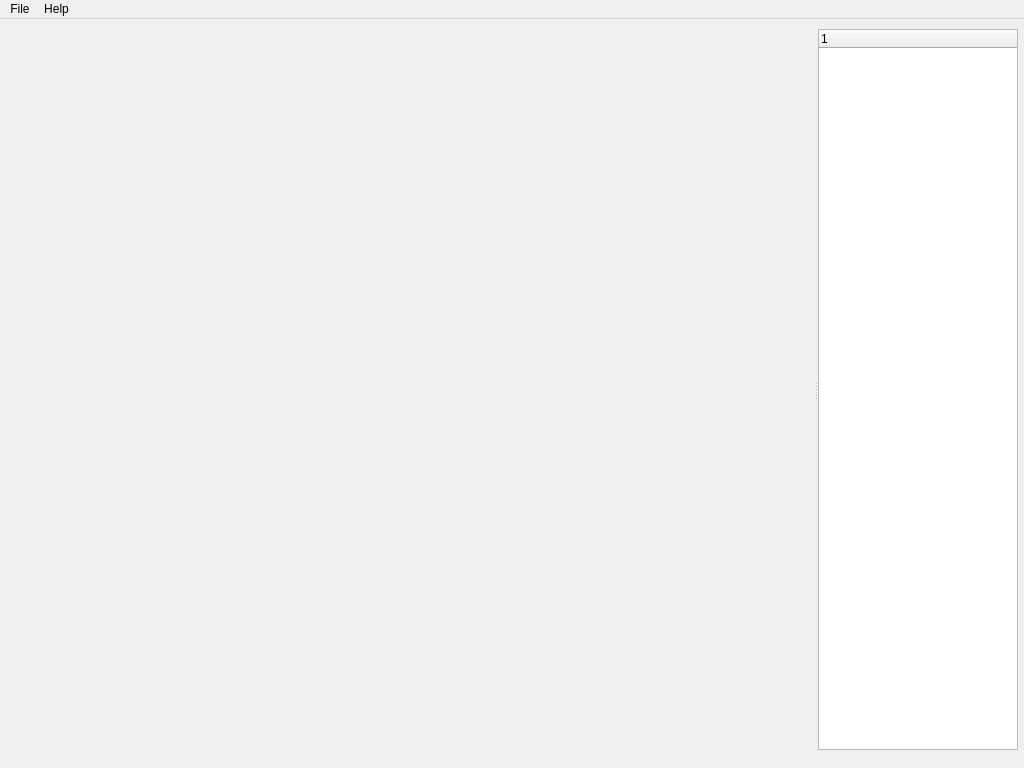
<?xml version="1.0" encoding="UTF-8"?>
<ui version="4.0">
 <class>MainWindow</class>
 <widget class="QMainWindow" name="MainWindow">
  <property name="geometry">
   <rect>
    <x>0</x>
    <y>0</y>
    <width>1024</width>
    <height>768</height>
   </rect>
  </property>
  <property name="sizePolicy">
   <sizepolicy hsizetype="Fixed" vsizetype="Fixed">
    <horstretch>0</horstretch>
    <verstretch>0</verstretch>
   </sizepolicy>
  </property>
  <property name="windowTitle">
   <string>MainWindow</string>
  </property>
  <widget class="QWidget" name="mainContainer">
   <property name="sizePolicy">
    <sizepolicy hsizetype="Fixed" vsizetype="Fixed">
     <horstretch>0</horstretch>
     <verstretch>0</verstretch>
    </sizepolicy>
   </property>
   <widget class="QSplitter" name="splitter">
    <property name="geometry">
     <rect>
      <x>7</x>
      <y>10</y>
      <width>1011</width>
      <height>721</height>
     </rect>
    </property>
    <property name="orientation">
     <enum>Qt::Horizontal</enum>
    </property>
    <widget class="QWidget" name="gridLayoutWidget">
     <layout class="QGridLayout" name="mplvl"/>
    </widget>
    <widget class="QTreeWidget" name="treeWidget">
     <property name="maximumSize">
      <size>
       <width>200</width>
       <height>16777215</height>
      </size>
     </property>
     <property name="layoutDirection">
      <enum>Qt::LeftToRight</enum>
     </property>
     <column>
      <property name="text">
       <string notr="true">1</string>
      </property>
     </column>
    </widget>
   </widget>
  </widget>
  <widget class="QMenuBar" name="menubar">
   <property name="geometry">
    <rect>
     <x>0</x>
     <y>0</y>
     <width>1024</width>
     <height>25</height>
    </rect>
   </property>
   <widget class="QMenu" name="menuFile">
    <property name="title">
     <string>File</string>
    </property>
    <addaction name="open"/>
    <addaction name="exit"/>
   </widget>
   <widget class="QMenu" name="menuAbout">
    <property name="title">
     <string>Help</string>
    </property>
    <addaction name="about"/>
   </widget>
   <addaction name="menuFile"/>
   <addaction name="menuAbout"/>
  </widget>
  <action name="actionExit">
   <property name="checkable">
    <bool>false</bool>
   </property>
   <property name="text">
    <string>Exit</string>
   </property>
  </action>
  <action name="actionTrainBalancingBicycle">
   <property name="text">
    <string>train</string>
   </property>
  </action>
  <action name="actionEvaluate">
   <property name="text">
    <string>evaluate</string>
   </property>
  </action>
  <action name="actionTrainShipSteering">
   <property name="text">
    <string>train</string>
   </property>
  </action>
  <action name="actionEvaluate_2">
   <property name="text">
    <string>evaluate</string>
   </property>
  </action>
  <action name="about">
   <property name="text">
    <string>About</string>
   </property>
  </action>
  <action name="actionExit_2">
   <property name="text">
    <string>Exit</string>
   </property>
  </action>
  <action name="open">
   <property name="text">
    <string>Open</string>
   </property>
  </action>
  <action name="exit">
   <property name="text">
    <string>Exit</string>
   </property>
  </action>
 </widget>
 <resources/>
 <connections/>
</ui>
